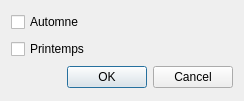
<?xml version="1.0" encoding="UTF-8"?>
<ui version="4.0">
 <class>ChangeSemestreDialog</class>
 <widget class="QDialog" name="ChangeSemestreDialog">
  <property name="geometry">
   <rect>
    <x>0</x>
    <y>0</y>
    <width>244</width>
    <height>101</height>
   </rect>
  </property>
  <property name="windowTitle">
   <string>Dialog</string>
  </property>
  <layout class="QVBoxLayout" name="verticalLayout">
   <item>
    <widget class="QCheckBox" name="automne">
     <property name="text">
      <string>Automne</string>
     </property>
    </widget>
   </item>
   <item>
    <widget class="QCheckBox" name="printemps">
     <property name="text">
      <string>Printemps</string>
     </property>
    </widget>
   </item>
   <item>
    <widget class="QDialogButtonBox" name="buttonBox">
     <property name="orientation">
      <enum>Qt::Horizontal</enum>
     </property>
     <property name="standardButtons">
      <set>QDialogButtonBox::Cancel|QDialogButtonBox::Ok</set>
     </property>
    </widget>
   </item>
  </layout>
 </widget>
 <resources/>
 <connections>
  <connection>
   <sender>buttonBox</sender>
   <signal>accepted()</signal>
   <receiver>ChangeSemestreDialog</receiver>
   <slot>accept()</slot>
   <hints>
    <hint type="sourcelabel">
     <x>248</x>
     <y>254</y>
    </hint>
    <hint type="destinationlabel">
     <x>157</x>
     <y>274</y>
    </hint>
   </hints>
  </connection>
  <connection>
   <sender>buttonBox</sender>
   <signal>rejected()</signal>
   <receiver>ChangeSemestreDialog</receiver>
   <slot>reject()</slot>
   <hints>
    <hint type="sourcelabel">
     <x>316</x>
     <y>260</y>
    </hint>
    <hint type="destinationlabel">
     <x>286</x>
     <y>274</y>
    </hint>
   </hints>
  </connection>
 </connections>
</ui>
